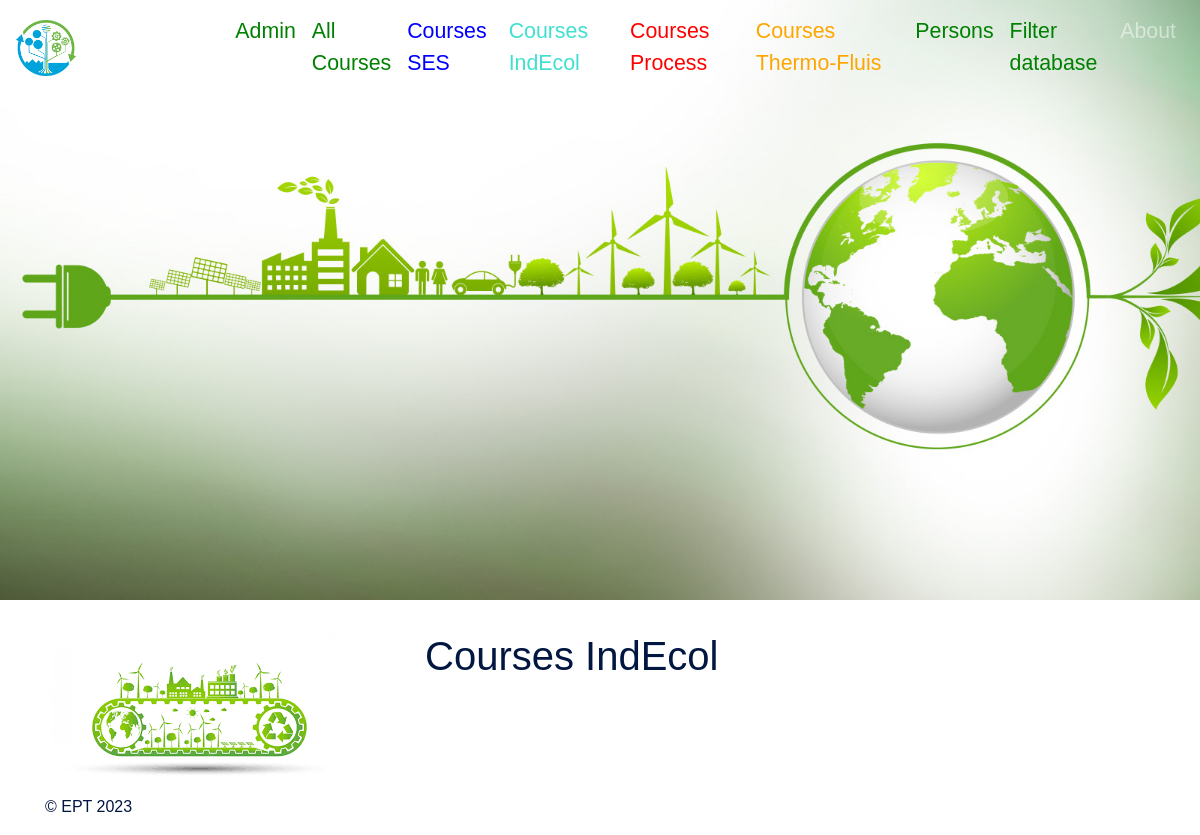
The page /courses_indecol/ on the database as committed earlier.
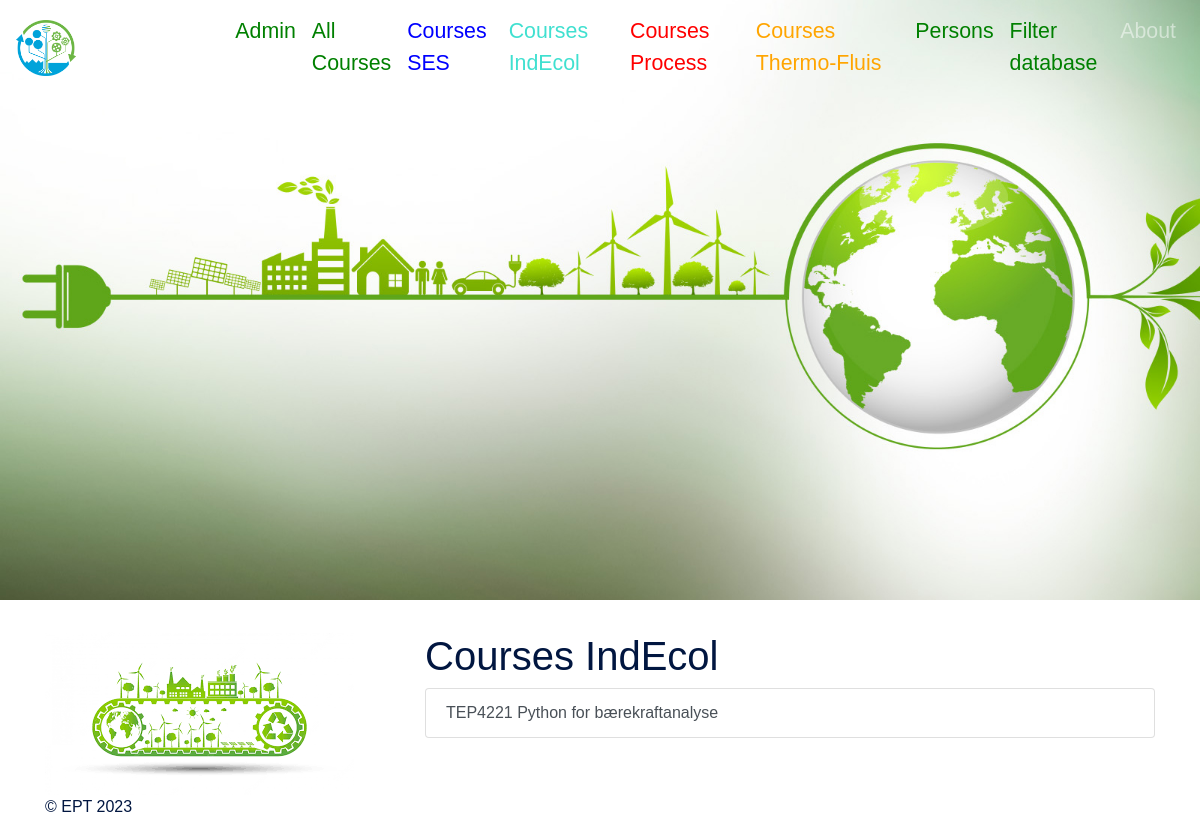
The same page on the database as committed later.
### app_teaching/models.py (models this page shows)
class Course(models.Model):
    course_id = models.CharField(
        unique=True,
        null=False,
        blank=False,
        max_length=50
    )
    name= models.CharField(
        null=False,
        blank=False,
        max_length=200
    )
    type = models.CharField(choices = course_type_choices,
                            max_length=3,
                            default='-')
    group = models.CharField(choices = course_group_choices,
                            max_length=3,
                            default='-')
    semester = models.CharField(choices = semester_type_choices,
                            max_length=2,
                            default='-')
    studiepoeng = models.CharField(choices = studiepoeng_choices,
                            max_length=4,default='-'
                            )
    nb_student = models.IntegerField(
        null = True,
    )
    nb_vit= models.IntegerField(
        null = True,
    )
    nb_stud_ass= models.IntegerField(
        null = True,
    )
    def __str__(self):
        return self.course_id + ' ' + self.name

### app_teaching/views.py (the view)
# urls.py: path('courses_indecol/', views.courses_indecol, name = 'courses_indecol'),
def courses_indecol(request):
    all_courses_indecol = models.Course.objects.all()
    return render(request,'courses_indecol.html',{'courses_indecol': all_courses_indecol})

### app_teaching/templates/courses_indecol.html (shortened to what this page needs)
{% extends 'base.html' %}
{%block content%}
<h1>Courses IndEcol</h1>
<ul class = "list-group">
{%for course in courses_indecol%}
{%if course.group == 'i'%}
    <a class = "list-group-item list-group-item-action" href = " {% url 'course_details' course.id %}">
        {{course}}
    </a>
    {%endif%}
{%endfor%}
</ul>
{%endblock content%}

### app_teaching/templates/base.html (shortened to what this page needs)
{% load static %}
<html>
<head>
    <link rel="stylesheet" href="{% static 'res/css/theme.css' %}" />
</head>
<body>
    <nav class="navbar navbar-expand-md navbar-dark fixed-top">
        <img src="{% static 'res/img/industrial-ecology.png' %}" width="60" height="auto" alt="Rocket ship logo" />
        <a class="navbar-brand tk-elevon" href="#">&nbsp; Test database</a>
        <div class="collapse navbar-collapse" id="mainNavbar">
            <ul class="navbar-nav ml-auto">
                <li class="nav-item">
                    <a class="nav-link" style="color:green" href="{% url 'admin' %}">Admin</a>
                </li>
                <li class="nav-item">
                    <a class="nav-link" style="color:green" href="{% url 'courses' %}">All Courses</a>
                </li>
                <li class="nav-item">
                    <a class="nav-link" style="color:blue" href="{% url 'courses_ses' %}">Courses SES</a>
                </li>
                <li class="nav-item">
                    <a class="nav-link" style="color:turquoise" href="{% url 'courses_indecol' %}">Courses IndEcol</a>
                </li>
                <li class="nav-item">
                    <a class="nav-link" style="color:red" href="{% url 'courses_process' %}">Courses Process</a>
                </li>
                <li class="nav-item">
                    <a class="nav-link" style="color:orange" href="{% url 'courses_thermo' %}">Courses Thermo-Fluis</a>
                </li>
                <li class="nav-item">
                    <a class="nav-link" style="color:green" href="{% url 'persons' %}">Persons</a>
                </li>
                <li class="nav-item">
                    <a class="nav-link"  style="color:green" href="{% url 'bootstrap_form' %}">Filter database</a>
                </li>
                <li class="nav-item">
                    <a class="nav-link"  href="{% url 'about' %}">About</a>
                </li>
            </ul>
        </div>
    </nav>
    <main role="main">
        <div class="jumbotron main-header" style="background-image: url({% static 'res/img/Bandeau.jpg' %}); background-size: cover;">
        </div>
        <div class="container">
            <div class="row">
                <div class="col-md-4">
                    <img class="mr-3 img-fluid" src="{% static 'res/img/system.png' %}" alt="Astronaut looking into space" />
                </div>
                <div class="col-md-8">
                    {% block content %}{% endblock content %}
                </div>
            </div>
        </div>
    </main>
    <footer class="container">
        <p>&copy; EPT 2023</p>
    </footer>
</body>
</html>

Rows that differ between the two databases and show on the page:
now on this page (row edited): Course: course+name "TEP4221 Python for bærekraftanalyse"
